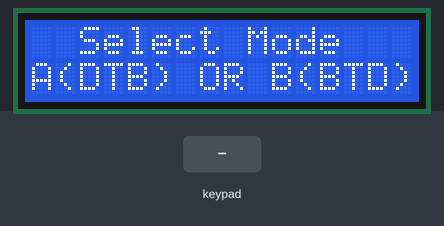
A sketch run on a simulated Arduino Uno, built with avr-gcc and run on an emulated ATmega328P. Shown: 16×2 character LCD. Inputs (shaded band) come from the test bench. What the sketch prints to the serial monitor is not drawn.

Above: at 1.2 s.
1.3 s: key 'A' pressed
At 2.0 s:
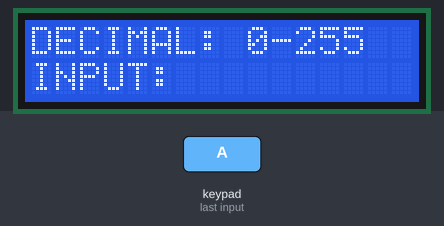
2.8 s: keypad keys 6 7 8 9 # pressed 0.4 s apart
At 7.7 s:
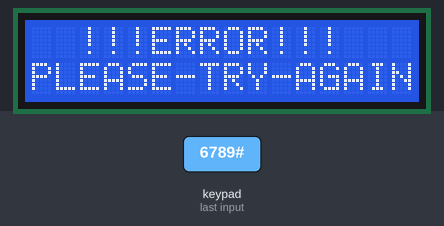
7.8 s: key 'B' pressed
10.8 s: key '#' pressed
At 11.4 s:
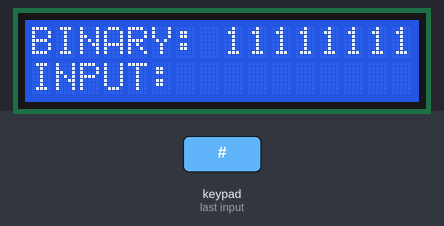
At 12.4 s:
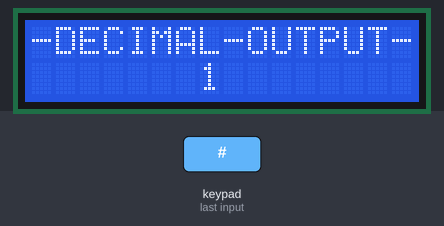
13.1 s: keypad keys 6 7 8 9 * pressed 0.4 s apart
16.6 s: keypad keys 6 7 8 9 D pressed 0.4 s apart
Timing chart, 0 to 19.6 s (numbered marks = the images above; inputs shaded):
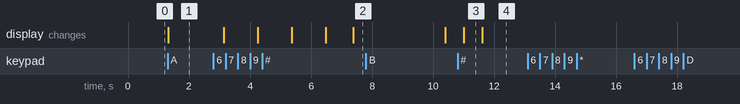

Measured:
- after the input at 1.3 s, the display: changes at once (image 1)
- after the input at 2.8 s, the display: first changes after 0.34 s (image 2 shows a later state)
- after the input at 10.8 s, the display: first differs from a run without the input after 0.82 s (image 4)
- after the input at 13.1 s, every drawn part: stays the same
- after the input at 16.6 s, every drawn part: stays the same
- what the display in image 3 shows lasts 0.6 s, from 11.0 s to 11.6 s

The sketch:

sketch.ino
```cpp
#include <LiquidCrystal.h> //LCD
#include <Keypad.h> //Keypad
#include <math.h>//Math
#include <stdlib.h>//standard library

//เชื่อมต่อ LCD เข้ากับ Pin ต่างๆ
const int rs = 12, en = 11, d4 = 5, d5 = 4, d6 = 3, d7 = 2;
LiquidCrystal lcd(rs, en, d4, d5, d6, d7);

//จับคู่ keypad
const byte ROWS = 4;
const byte COLS = 4;
char keys[ROWS][COLS] = {
  {'1','2','3','A'},
  {'4','5','6','B'},
  {'7','8','9','C'},
  {'*','0','#','D'}
};
//
//เชื่อมต่อ keypad เข้ากับ pin ของ arduino
byte rowPins[ROWS] = {6, 7, 8, 9};
byte colPins[COLS] = {A1, A2, A3, A4};

int data_count = 0;//นำไปนับจำนวนของ Key ที่กด
char key;//นำไปรับข้อมูลจาก keypad
int key_state = 0;//นำไปรับสถานะของ keypad 4 สถานะ ได้แก่ ว่าง ถูกกด ปล่อย และกดค้าง
char last_key;//นำไปเก็บข้อมูล key ล่าสุดที่ถูกรับเข้ามา
int mode = 0;//นำไปเก็บค่าโหมดต่างๆ เพื่อใช้ในการตรวจสอบการทำงานในขั้นตอนต่างๆ
String key1;//นำไปเก็บตัวเลขที่เรียงต่อกันจากการกด keypad
int binary_num, decimal_num = 0, base = 1, temp;//ตัวแปรใช้ในการคำนวณการแปลงตัว
int binary[10],count=0,check=7;//ตัวแปรใช้ในการคำนวณการแปลงตัว
long num = 0;//นำไปเก็บข้อมูลจาก key1 ที่เป็น String ให้เป็นตัวเลขเพื่อใช้ในการคำนวณ
char bit8[9]={'0','0','0','0','0','0','0','0','\0'};//ใช้สำหรับเก็บข้อมูล bit ที่เป็น binary
char num_false = 'F';//นำไปใช้เช็กค่าที่มาจาก keypad สำหรับโหมดแปลงเลขฐาน 2 ว่าเป็น 1 กับ 0 รึเปล่า

//ใช้คำสั่งสร้าง keypad ขึ้นมา
Keypad keypad = Keypad( makeKeymap(keys), rowPins, colPins, ROWS, COLS );

void setup(){
  Serial.begin(9600);//สั่งให้เริ่มทำงาน โดยใช้ความเร็วของอัตราบอดที่ 9600 bps
  //Check_EEPROM();//Call_function Check_EEPROM

  lcd.begin(16, 2); //กำหนดขนาดจอ (16 ตัวอักษร, 2 บรรทัด)
}

void loop()
{
  key = keypad.getKey(); //รับข้อมูลจาก keypad
  key_state = keypad.getState();//เก็บสถานะของตัว keypad

  if(key){//ถ้ามีการรับข้อมูลจาก keypad ให้เข้าเงื่อนไขนี้
    last_key = key; //เก็บ key เข้าไปอีกตัวแปร
    Serial.println(key);//แสดงผล key ที่รับจาก keypad ในหน้อจอทดสอบ
  }
//
  if(key == 'A'){//หากกด key A
      lcd.clear();//เคลียร์หน้าจอ LCD
      mode = 1;//เปลี่ยนเป็นโหมด 1 (สำหรับแปลงเลขฐาน 10 เป็น ฐาน 2)
      key1 = "";//รีเซตตัวแปรเก็บ key เพื่อนำไปรับข้อมูลใหม่
      data_count = 0;//รีเซตตัวแปรนับจำนวณครั้งที่กด เพื่อนำไปรับข้อมูลใหม่
  }//
  else if(key == 'B'){
      lcd.clear();//เคลียร์หน้าจอ LCD
      mode = 2;//เปลี่ยนเป็นโหมด 2 (สำหรับแปลงเลขฐาน 2 เป็น ฐาน 10)
      key1 = "";//รีเซตตัวแปรเก็บ key เพื่อนำไปรับข้อมูลใหม่
      data_count = 0;//รีเซตตัวแปรนับจำนวณครั้งที่กด เพื่อนำไปรับข้อมูลใหม่
  }

  if(key == 'C' && mode != 3){//เมื่อกด c จะทำการลบค่า Input ออก
    key1 = "";//รีเซตตัวแปรเก็บ key เพื่อนำไปรับข้อมูลใหม่
    data_count = 0;//รีเซตตัวแปรนับจำนวณครั้งที่กด เพื่อนำไปรับข้อมูลใหม่
    num_false = 'F';//รีเซตตัวแปรที่ใช้สำหรับการเช็คตัวเลขที่นำเข้าว่าเป็น 0 1 รึเปล่า
    lcd.clear();//เคลียร์หน้าจอ LCD
  }

  if(key == '#'){
    num = 0;//รีเซตตัวเก็บตัวเลขเพื่อใช้ในการเก็บครั้งต่อไป
    for(int i=0; i<data_count; i++){
      num += (key1[i] - '0')*(pow(10,(data_count-i-1)));
      //เปลี่ยนตัวเลขที่เป็น String ให้อยู่ในรูปของตัวเลขชนิด long
    }
    if(mode==1 && key=='#'){//หากเป็นโหมด 1 และมีการกด '#' ลงบน keypad
      lcd.clear();//เคลียร์หน้าจอ LCD
      if(num > 254){//หากตัวเลขที่รับเข้ามาเกิน 254 (255)
      lcd.setCursor(2,0);//กำหนดให้แสดงข้อความตำแหน่งที่ 3(0-2) บรรทัดที่ 1
      lcd.print("!!!ERROR!!!");//แสดงข้อความบนจอ LCD
      lcd.setCursor(0,1);//กำหนดให้แสดงข้อความตำแหน่งที่ 1(0) บรรทัดที่ 2
      lcd.print("PLEASE-TRY-AGAIN");//แสดงข้อความบนจอ LCD
      delay(3000);//ค้างข้อความไว้ 3 วินาที
      key1 = "";//รีเซตตัวแปรเก็บ key เพื่อนำไปรับข้อมูลใหม่
      key = 0;//ทำให้ค่าที่รับจาก keypad เข้ามาล่าสุดเป็น 0 หรือไม่มี
      data_count = 0;//รีเซตตัวแปรนับจำนวณครั้งที่กด เพื่อนำไปรับข้อมูลใหม่
      lcd.clear();
      }
      else{
        decimal_toBinary();//เรียกใช้ฟังก์ชั่นแปลงเลขฐาน 10 เป็น ฐาน 2
        mode = 3;//เปลี่ยนเป็นโหมด 3 (เพื่อบอกว่าเลขได้ถูกนำไปแปลงแล้ว)
        }
    }
    else if(mode==2 && key=='#'){//หากเป็นโหมด 2 และมีการกด '#' ลงบน keypad
      lcd.clear();//เคลียร์หน้าจอ LCD

      //หากมี input นอกเหนือจาก 1 กับ 0 หรือจำนวนเลขฐานสองที่รับเข้ามาเกิน 8 จำนวน
      if(num_false != 'F' || data_count > 8){
      lcd.setCursor(2,0);//กำหนดให้แสดงข้อความตำแหน่งที่ 3(0-2) บรรทัดที่ 1
      lcd.print("!!!ERROR!!!");//แสดงข้อความบนจอ LCD
      lcd.setCursor(0,1);//กำหนดให้แสดงข้อความตำแหน่งที่ 1(0) บรรทัดที่ 2
      lcd.print("PLEASE-TRY-AGAIN");//แสดงข้อความบนจอ LCD
      delay(3000);//ค้างข้อความไว้ 3 วินาที
      key = 0;//ทำให้ค่าที่รับจาก keypad เข้ามาล่าสุดเป็น 0 หรือไม่มี
      key1 = "";//รีเซตตัวแปรเก็บ key เพื่อนำไปรับข้อมูลใหม่
      data_count = 0;//รีเซตตัวแปรนับจำนวณครั้งที่กด เพื่อนำไปรับข้อมูลใหม่
      num_false = 'F';//รีเซตตัวแปรที่ใช้สำหรับการเช็คตัวเลขที่นำเข้าว่าเป็น 0 1 รึเปล่า
      lcd.clear();//เคลียร์หน้าจอ LCD
      }
      else{
        binary_toDecimal();//เรียกใช้ฟังก์ชั่นแปลงเลขฐาน 2 เป็น ฐาน 10
        mode = 3;//เปลี่ยนเป็นโหมด 3 (เพื่อบอกว่าเลขได้ถูกนำไปแปลงแล้ว)
        }
    }

  }

  if(last_key == '*' && key_state == 2 && mode != 0 ){//หากกด * ค้างไว้จะเป็นการ clear เลข Input ที่รับจาก keypad มา
      mode = 0;//เปลี่ยน mode กลับมายังหน้าเมนู
      data_count = 0;//รีเซตตัวแปรนับจำนวณครั้งที่กด เพื่อนำไปรับข้อมูลใหม่
      lcd.clear();//เคลียร์หน้าจอ LCD
  }
  if(last_key == 'D' && key_state == 2){
    lcd.clear();//เคลียร์หน้าจอ LCD
    lcd.setCursor(0,0);//กำหนดให้แสดงข้อความตำแหน่งที่ 1(0) บรรทัดที่ 1
    lcd.print("COM->PROGRAMMING");//แสดงข้อความบนจอ LCD
    lcd.setCursor(2,1);//กำหนดให้แสดงข้อความตำแหน่งที่ 2(0-1) บรรทัดที่ 2
    lcd.print("IT19 - KMITL");//แสดงข้อความบนจอ LCD
    delay(5000);//delay 5 วินาที (แสดงข้อความค้างไว้ 5 วินาที)
    key1 = "";//รีเซตตัวแปรเก็บ key เพื่อนำไปรับข้อมูลใหม่
    data_count = 0;//รีเซตตัวแปรนับจำนวณครั้งที่กด เพื่อนำไปรับข้อมูลใหม่
    lcd.clear();//เคลียร์หน้าจอ LCD
    mode = 0;//เปลี่ยน mode กลับมายังหน้าเมนู
  }

  if(mode == 0){//หากเป็นโหมด 0
    lcd.setCursor(2,0);//กำหนดให้แสดงข้อความตำแหน่งที่ 2(0-1) บรรทัดที่ 1
    lcd.print("Select Mode");//แสดงข้อความบนจอ LCD
	  lcd.setCursor(0,1);//กำหนดให้แสดงข้อความตำแหน่งที่ 1(0) บรรทัดที่ 2
	  lcd.print("A(DTB) OR B(BTD)");//แสดงข้อความบนจอ LCD
  }
  else if(mode == 1){//หากเป็นโหมด 1
      lcd.setCursor(0,0);//กำหนดให้แสดงข้อความตำแหน่งที่ 1(0) บรรทัดที่ 1
      lcd.print("DECIMAL: 0-255");//แสดงข้อความบนจอ LCD
      lcd.setCursor(0,1);//กำหนดให้แสดงข้อความตำแหน่งที่ 1(0) บรรทัดที่ 2
      lcd.print("INPUT:");//แสดงข้อความบนจอ LCD
      delay(200);//delay 0.2 วินาที
    }
   else if(mode == 2){//หากเป็นโหมด 2
      lcd.setCursor(0,0);//กำหนดให้แสดงข้อความตำแหน่งที่ 1(0) บรรทัดที่ 1
      lcd.print("BINARY: 11111111");//แสดงข้อความบนจอ LCD
      lcd.setCursor(0,1);//กำหนดให้แสดงข้อความตำแหน่งที่ 1(0) บรรทัดที่ 2
      lcd.print("INPUT:");//แสดงข้อความบนจอ LCD
      delay(200);//delay 0.2 วินาที
    }

  //หากมีการรับค่าจาก keypad ที่ไม่ใช่ปุ่ม A B C D * และไม่ใช่ mode 3
	if(key && key != 'A' && key != 'B' && key != 'C' && key != 'D' && key != '*' && mode != 3)
  {
    input_key(); //เรียกใช้ฟังก์ชั่น input_key()
    //ฟังก์ชั่นไว้สำหรับเก็บ key ที่รับมา และแสดงผล key บนหน้าจอ LCD

  }
}

void input_key(){
  lcd.setCursor(6,1);//กำหนดตำแหน่งให้แสดงข้อความที่ตำแหน่ง 7(0-6) บรรทัดที่ 2
  key1 = key1 + key;//นำ key ที่ได้มาเก็บเรียงกัน
  if (mode != 0)//หากไม่ได้อยู่ในหน้า menu
    lcd.print(key1);//แสดงตัวเลขที่รับมาจาก keypad ผ่านหน้าจอ LCD
  data_count++;//ตัวนับจำนวณครั้ง +1
  if (mode == 2 && key != '0' && key != '1'){
    //หากเลือกโหมด B (แปลงจากฐาน2 เป็น ฐาน10) แล้วรับค่านอกเหนือจาก 1 กับ 0 จะสั่งให้ตัวเช็คเท่ากับ T
      num_false = 'T';
  }
  delay(500);//delay 0.5 วินาที
}

void decimal_toBinary(){
  int i;//ประกาศตัวแปรใช้สำหรับการคำนวณ
  binary[8],count=0,check=7;//รีเซตค่า เพื่อใช้ในการคำนวณ
  if(data_count > 2){//หาจำนวนเลขที่รับเข้ามามีมากกว่า 2 ตำแหน่ง
    num++;
  }
  for(i=0;num>0;i++){//ใช้ ForLoop แปลงเลขฐานสิบไปเรื่อยๆ จนกว่าจะเหลือ 0
      binary[i]=num%2;
      num /= 2;
      count++;
  }

  //แปลงเลขฐาน 2 ที่เก็บในลักษณะ array ที่เป็น integer ให้กลายเป็น array ที่เป็น character แทน
  for(i=i-1;i>=0;i--){
    bit8[check] = binary[count-(i+1)]+'0';// + '0' ต่อท้าย integer ทำให้กลายเป็น char ได้
    check--;
  }

  lcd.setCursor(0,0);//กำหนดให้แสดงข้อความตำแหน่งที่ 1(0) บรรทัดที่ 1
  lcd.print("-BINARY--OUTPUT-");//แสดงข้อความบนจอ LCD
  lcd.setCursor(4,1);//กำหนดให้แสดงข้อความตำแหน่งที่ 5(0-4) บรรทัดที่ 2
  lcd.print(bit8);//แสดงตัวเลขฐานสองบนจอ LCD

  key1 = "";//รีเซตตัวแปรเก็บ key เพื่อนำไปรับข้อมูลใหม่

}

void binary_toDecimal(){
    decimal_num = 0; base = 1; temp=0;//รีเซตค่า เพื่อใช้ในการคำนวณ
    if(data_count == 8)//ถ้าจำนวนเลขที่รับเข้ามา เท่ากับ 8 จำนวณ
      num += 16;
    else if(data_count != 2)//ถ้าจำนวนเลขที่รับเข้ามา ไม่เท่ากับ 2 จำนวณ
      num += 1;

    binary_num = num;
    while (num > 0){//หาก num มากกว่า 0 ให้เข้า While Loop ในการแปลงเลขฐาน 2
        temp =  num % 10;
        decimal_num = decimal_num + temp * base;
        num = num / 10;
        base = base * 2;
    }
    char keep[(int) floor(log10(abs(decimal_num))) + 1];//กำหนดตัวแปร keep ขึ้นมาเพื่อใช้ในการเก็บตัวเลขฐานสิบ
    sprintf(keep, "%d", decimal_num);//นำเลขฐานสิบที่อยู่ในรูปแบบ integer ให้กลายเป็น String

    lcd.setCursor(0,0);//กำหนดให้แสดงข้อความตำแหน่งที่ 1(0) บรรทัดที่ 1
    lcd.print("-DECIMAL-OUTPUT-");//แสดงข้อความบนจอ LCD
    lcd.setCursor(7,1);//กำหนดให้แสดงข้อความตำแหน่งที่ 8(0-7) บรรทัดที่ 2
    lcd.print(keep);//แสดงตัวเลขฐานสิบบนจอ LCD

    key1 = "";//รีเซตตัวแปรเก็บ key เพื่อนำไปรับข้อมูลใหม่
}
```
